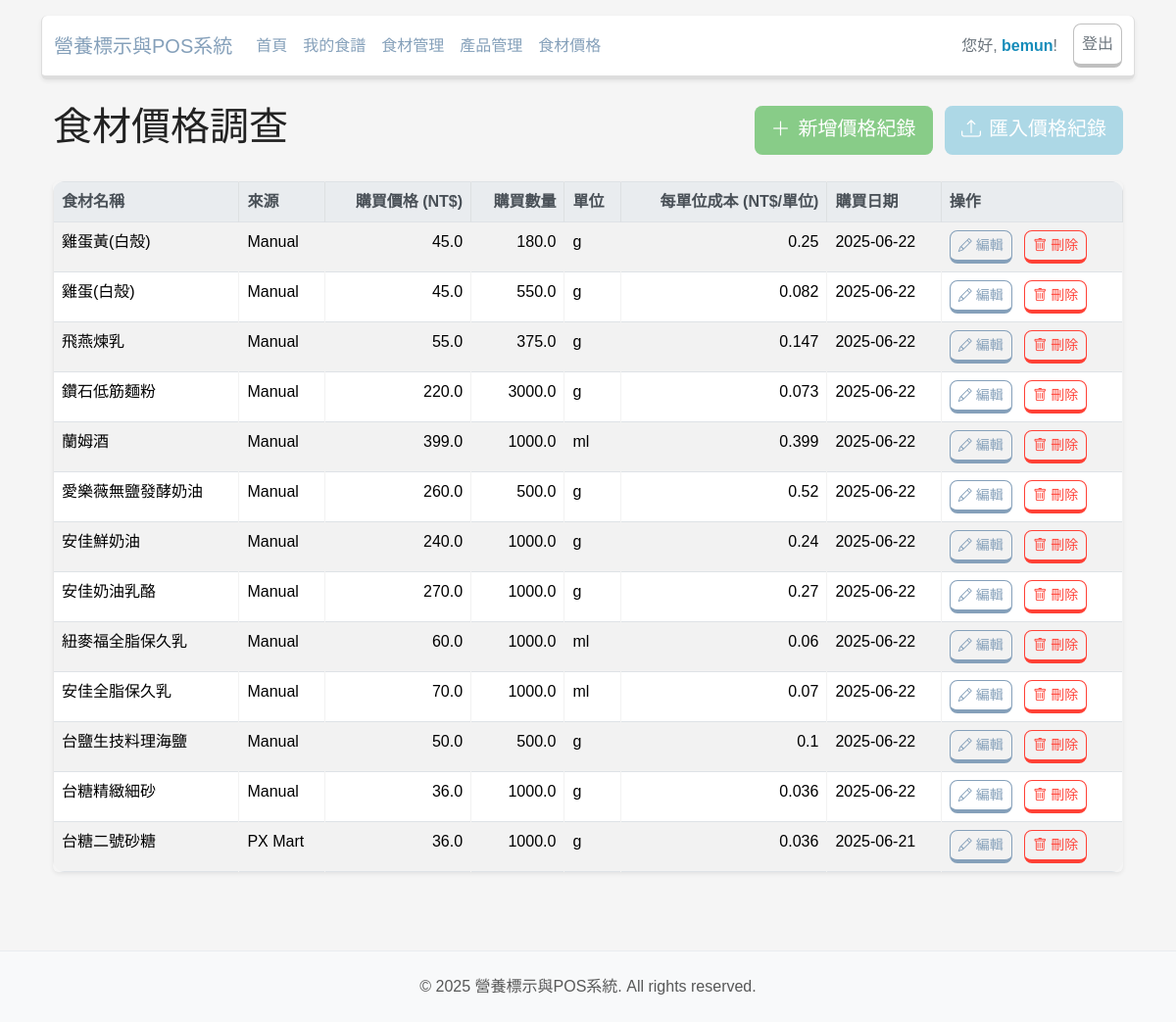
/pricing/ (signed in), run on an earlier commit of the app's database.
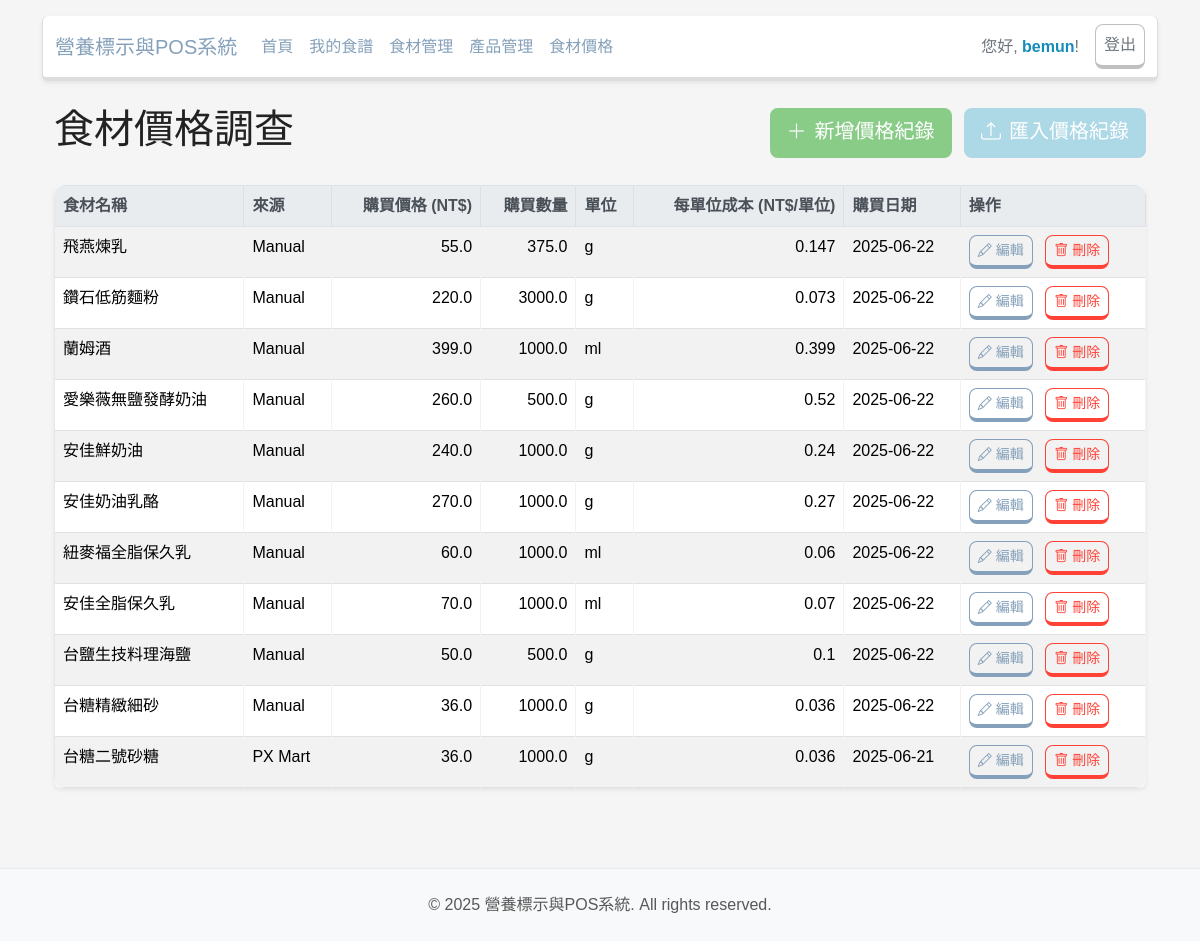
And on a later commit of the database.
### app/models.py (models this page shows, shortened)
class User(UserMixin, db.Model):
    __tablename__ = 'users'
    id = db.Column(db.Integer, primary_key=True)
    username = db.Column(db.String(64), index=True, unique=True, nullable=False)
    email = db.Column(db.String(120), index=True, unique=True, nullable=False)
    password_hash = db.Column(db.String(128))
    created_at = db.Column(db.DateTime(timezone=True), server_default=func.now())
    updated_at = db.Column(db.DateTime(timezone=True), onupdate=func.now())
    recipes = db.relationship('Recipe', back_populates='author', lazy='dynamic')
    products = db.relationship('Product', back_populates='creator', lazy='dynamic')
    ingredients = db.relationship('Ingredient', back_populates='creator', lazy='dynamic')
    orders = db.relationship('Order', back_populates='staff', lazy='dynamic')
    ingredient_prices = db.relationship('IngredientPrice', back_populates='user', lazy='dynamic')

class IngredientPrice(db.Model):
    __tablename__ = 'ingredient_prices'
    id = db.Column(db.Integer, primary_key=True)
    ingredient_id = db.Column(db.Integer, db.ForeignKey('ingredients.id'), nullable=False)
    user_id = db.Column(db.Integer, db.ForeignKey('users.id'), nullable=False)
    source = db.Column(db.String(64), nullable=False, default='Manual')
    price = db.Column(db.Float, nullable=False)
    quantity = db.Column(db.Float, nullable=False)
    unit = db.Column(db.String(16), nullable=False, default='g')
    purchase_date = db.Column(db.DateTime(timezone=True), server_default=func.now())
    created_at = db.Column(db.DateTime(timezone=True), server_default=func.now())
    updated_at = db.Column(db.DateTime(timezone=True), onupdate=func.now())
    ingredient = db.relationship('Ingredient', back_populates='prices')
    user = db.relationship('User', back_populates='ingredient_prices')
    def calculate_cost_per_gram(self):
        if self.quantity and self.quantity > 0:
            converted_quantity_base_unit = self.quantity
            unit_lower = self.unit.lower()
            if unit_lower == 'kg' or unit_lower == '公斤':
                converted_quantity_base_unit *= 1000
            elif unit_lower == 'l' or unit_lower == '公升':
                converted_quantity_base_unit *= 1000
            elif unit_lower == 'ml' or unit_lower == '毫升':
                pass
            return self.price / converted_quantity_base_unit
        return 0

class Ingredient(db.Model):
    __tablename__ = 'ingredients'
    id = db.Column(db.Integer, primary_key=True)
    food_name = db.Column(db.String(128), nullable=False, index=True)
    source = db.Column(db.String(16), nullable=False, default='USER')
    created_at = db.Column(db.DateTime(timezone=True), server_default=func.now())
    updated_at = db.Column(db.DateTime(timezone=True), onupdate=func.now())
    user_id = db.Column(db.Integer, db.ForeignKey('users.id'))
    creator = db.relationship('User', back_populates='ingredients')
    tfda_id = db.Column(db.String(64), unique=True, nullable=True, index=True)
    cost_per_unit = db.Column(db.Float, nullable=False, default=0)
    unit_name = db.Column(db.String(16), default='g')
    prices = db.relationship('IngredientPrice', back_populates='ingredient', lazy='dynamic', cascade="all, delete-orphan")
    calories_kcal = db.Column(db.Float, default=0)
    protein_g = db.Column(db.Float, default=0)
    fat_g = db.Column(db.Float, default=0)
    saturated_fat_g = db.Column(db.Float, default=0)
    trans_fat_g = db.Column(db.Float, default=0)
    carbohydrate_g = db.Column(db.Float, default=0)
    sugar_g = db.Column(db.Float, default=0)
    sodium_mg = db.Column(db.Float, default=0)

### app/pricing/routes.py (the view)
@bp.route('/')
@login_required
def index():
    prices = IngredientPrice.query.filter_by(user=current_user).order_by(IngredientPrice.purchase_date.desc()).all()
    return render_template('pricing/index.html', title='食材價格調查', prices=prices)

### app/models.py (called while the page is built)
@login.user_loader
def load_user(id):
    return User.query.get(int(id))

### app/templates/pricing/index.html
{% extends "base.html" %}
{% block content %}
<div class="container">
    <div class="d-flex justify-content-between align-items-center mb-4">
        <h1>{{ title }}</h1>
        <div>
            <a href="{{ url_for('pricing.add_price') }}" class="btn btn-success btn-lg me-2">
                <i class="bi bi-plus-lg me-2"></i>新增價格紀錄
            </a>
            <a href="{{ url_for('pricing.upload_prices') }}" class="btn btn-info btn-lg">
                <i class="bi bi-upload me-2"></i>匯入價格紀錄
            </a>
        </div>
    </div>
    {% if prices %}
        <div class="table-responsive shadow-sm rounded">
            <table class="table table-striped table-hover table-bordered mb-0">
                <thead>
                    <tr>
                        <th>食材名稱</th>
                        <th>來源</th>
                        <th class="text-end">購買價格 (NT$)</th>
                        <th class="text-end">購買數量</th>
                        <th>單位</th>
                        <th class="text-end">每單位成本 (NT$/單位)</th>
                        <th>購買日期</th>
                        <th>操作</th>
                    </tr>
                </thead>
                <tbody>
                    {% for price in prices %}
                    <tr>
                        <td>{{ price.ingredient.food_name }}</td>
                        <td>{{ price.source }}</td>
                        <td class="text-end">{{ price.price | round(2) }}</td>
                        <td class="text-end">{{ price.quantity | round(3) }}</td>
                        <td>{{ price.unit }}</td>
                        <td class="text-end">{{ price.calculate_cost_per_gram() | round(3) }}</td>
                        <td>{{ price.purchase_date.strftime('%Y-%m-%d') }}</td>
                        <td>
                            <a href="{{ url_for('pricing.edit_price', price_id=price.id) }}" class="btn btn-sm btn-outline-primary me-2">
                                <i class="bi bi-pencil me-1"></i>編輯
                            </a>
                            <form action="{{ url_for('pricing.delete_price', price_id=price.id) }}" method="post" onsubmit="return confirm('確定要刪除這筆價格紀錄嗎？');" class="d-inline">
                                <button type="submit" class="btn btn-sm btn-outline-danger">
                                    <i class="bi bi-trash me-1"></i>刪除
                                </button>
                            </form>
                        </td>
                    </tr>
                    {% endfor %}
                </tbody>
            </table>
        </div>
    {% else %}
        <div class="alert alert-secondary mt-5 text-center p-4 rounded shadow-sm">
            <h4 class="alert-heading">目前沒有食材價格紀錄喔！</h4>
            <p>點擊上方「新增價格紀錄」或「匯入價格紀錄」來開始管理您的食材成本吧！</p>
        </div>
    {% endif %}
</div>
{% endblock %}

### app/templates/base.html (shortened to what this page needs)
<!doctype html>
<html>
  <head>
    <link href="https://bootswatch.com/5/lumen/bootstrap.min.css" rel="stylesheet">
    <link href="{{ url_for('static', filename='css/main.css') }}" rel="stylesheet">
    <link rel="stylesheet" href="https://cdn.jsdelivr.net/npm/bootstrap-icons@1.11.3/font/bootstrap-icons.min.css">
  </head>
  <body>
    <div class="container">
      <nav class="navbar navbar-expand-lg navbar-light bg-light rounded shadow-sm mt-3">
        <div class="container-fluid">
          <a class="navbar-brand" href="{{ url_for('main.index') }}">營養標示與POS系統</a>
          <div class="collapse navbar-collapse" id="navbarNav">
            <ul class="navbar-nav me-auto mb-2 mb-lg-0">
              <li class="nav-item">
                <a class="nav-link" href="{{ url_for('main.index') }}">首頁</a>
              </li>
              {% if current_user.is_authenticated %}
              <li class="nav-item">
                <a class="nav-link" href="{{ url_for('recipes.index') }}">我的食譜</a>
              </li>
              <li class="nav-item">
                <a class="nav-link" href="{{ url_for('recipes.manage_ingredients') }}">食材管理</a>
              </li>
              <li class="nav-item">
                <a class="nav-link" href="{{ url_for('products.index') }}">產品管理</a>
              </li>
              <li class="nav-item">
                <a class="nav-link" href="{{ url_for('pricing.index') }}">食材價格</a>
              </li>
              {% endif %}
            </ul>
            <ul class="navbar-nav">
              {% if current_user.is_authenticated %}
              <li class="nav-item d-flex align-items-center me-3">
                <span class="navbar-text">您好, <strong class="text-primary">{{ current_user.username }}</strong>!</span>
              </li>
              <li class="nav-item">
                <a class="nav-link btn btn-outline-secondary btn-sm" href="{{ url_for('auth.logout') }}">登出</a>
              </li>
              {% endif %}
            </ul>
          </div>
        </div>
      </nav>
    </div>
    <div class="container mt-4">
    {% block content %}{% endblock %}
    </div>
    <footer class="footer">
      <div class="container">
        <span class="text-muted">© 2025 營養標示與POS系統. All rights reserved.</span>
      </div>
    </footer>
  </body>
</html>

### app/static/css/main.css (style rules this page uses)
:root { --bs-primary-light: #A0B3C9; --bs-secondary-light: #C0C0C0; --bs-success-light: #B4D7BF; --bs-info-light: #ADD8E6; --bs-warning-light: #F0E68C; --bs-danger-light: #F2B4B4; --bs-primary: #85A0BA; --bs-success: #88CC88; --card-border-radius: 0.75rem; --card-shadow: rgba(0, 0, 0, 0.08) 0px 4px 12px; }
body { background-color: #f5f5f5; font-family: '微軟正黑體', 'Microsoft JhengHei', sans-serif; }
.navbar { background-color: #FFFFFF !important; border-radius: var(--card-border-radius); box-shadow: var(--card-shadow); margin-top: 1.5rem; }
.navbar-brand, .nav-link { color: var(--bs-primary) !important; }
.navbar-text { color: #6c757d !important; }
.btn-outline-secondary { border-color: var(--bs-secondary-light) !important; color: #6c757d !important; }
.btn { border-radius: 0.5rem; font-weight: 500; }
.btn-success { background-color: var(--bs-success) !important; border-color: var(--bs-success) !important; }
.btn-info { background-color: var(--bs-info-light) !important; border-color: var(--bs-info-light) !important; }
.btn-outline-primary { border-color: var(--bs-primary) !important; color: var(--bs-primary) !important; }
.table { border-radius: var(--card-border-radius); overflow: hidden; }
.table th, .table td { border-color: rgba(0, 0, 0, 0.05); }
.table thead th { background-color: #e9ecef; color: #495057; }
.footer { padding: 1.5rem 0; margin-top: 5rem; border-top: 1px solid #e9ecef; background-color: #f8f9fa; color: #6c757d; text-align: center; }
.table .text-end { text-align: right; }

What changed in the data, as far as the page shows it:
removed IngredientPrice: ingredient.food_name "雞蛋黃(白殼)", source "Manual", price "45.0", quantity "180.0", unit "g", calculate_cost_per_gram "0.25", purchase_date "2025-06-22"
removed IngredientPrice: ingredient.food_name "雞蛋(白殼)", source "Manual", price "45.0", quantity "550.0", unit "g", calculate_cost_per_gram "0.082", purchase_date "2025-06-22"
